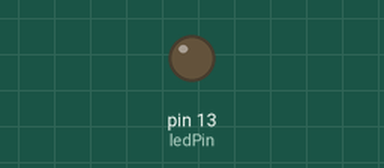
This sketch was run on a simulated Arduino Uno, built with avr-gcc and run on an emulated ATmega328P. On the bench: output pins drawn as LEDs (lit = HIGH). What the sketch prints to the serial monitor is not drawn.

Above: at 0.5 s.
At 3.1 s:
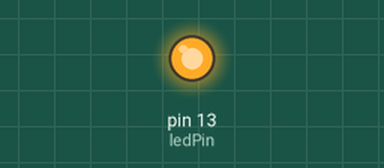
Timing chart, 0 to 4.7 s (numbered marks = the images above):
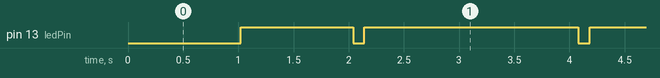

Measured:
- by itself, pin 13 (ledPin): repeats every 2.0 s: LOW 0.10 s, HIGH 1.9 s
- by itself, everything shown: repeats every 30.6 s, in 30 steps

The sketch:

broken_LED_multitasking.ino
```cpp
/*
  This sketch is non-functional. The ledResults() function doesn't work as expectd. Unless the polling time matches the on/off time of the LED, the sketch won't function as expected.
  The shorter polling time of the parent if statement seems to override the time tracking of the chield if statements within it. So even if the LED is meant to stay on for 1 second,
  the class being called to track that is overwritten every polling interval. So the On time matches the poll time. Probably going to run into this issue a lot moving forward. It
  would be best to find a solution sooner rather than later. Afterall, I may not want to display data as fast as it's coming in.

  I think this is due to the fact I pulled out the state monitoring code from the flasher class...then deleted the class. I think moving forward
  for any situation requiring knowing the current state of some activity, it will have to be done in a class specific to that activity. Like how
  the flasher class took care of the led flashing. It required knowing its current state and for how long its been in that state.
*/

#include "dht.h"
#define dht_apin A0
dht DHT;
const int pingPin = 7;  // Trigger Pin of Ultrasonic Sensor
const int echoPin = 6;  // Echo Pin of Ultrasonic Sensor
int ledState = LOW;

///////////////////////////////////Classes stored here///////////////////////////////////
class pollSensor {
  long pollTime;
  unsigned long previousPoll;
public:
  pollSensor(long time) {
    pollTime = time;
    previousPoll = 0;
  }
  bool Update() {
    unsigned long currentTime = millis();
    if (currentTime - previousPoll >= pollTime) {
      Serial.print("Dur: ");
      Serial.println(currentTime - previousPoll);
      previousPoll = currentTime;
      return true;
    } else {
      return false;
    }
  }
};

///////////////////////////////////Inits stored here///////////////////////////////////
pollSensor led1onTime(2000);
pollSensor led1offTime(1000);
pollSensor led1PollDelay(102);
pollSensor sensor1(5000);
pollSensor sensor2PollDelay(100);
pollSensor sensor2ClearTime(2);
pollSensor sensor2BurstTime(10);

///////////////////////////////////Setup and loop stored here///////////////////////////////////
void setup() {
  Serial.begin(9600);
}

void loop() {
  ledResults();
  //tempResults();
  //sonarResults();
}

///////////////////////////////////Functions stored here///////////////////////////////////
void tempResults() {
  if (sensor1.Update() == true) {
    DHT.read11(dht_apin);
    Serial.print("humidity = ");
    Serial.print(DHT.humidity);
    Serial.print("%  ");
    Serial.print("temperature = ");
    Serial.print(DHT.temperature);
    Serial.println("C  ");
  }
}

void sonarResults() {
  if (sensor2PollDelay.Update() == true) {
    long duration;
    long inches;
    long cm;
    pinMode(pingPin, OUTPUT);
    pinMode(echoPin, INPUT);
    digitalWrite(pingPin, LOW);
    if (sensor2ClearTime.Update() == true) {
      digitalWrite(pingPin, HIGH);
    }
    if (sensor2BurstTime.Update() == true) {
      digitalWrite(pingPin, LOW);
    }
    duration = pulseIn(echoPin, HIGH);
    inches = duration / 74 / 2;
    cm = duration / 29 / 2;
    Serial.print(duration);
    Serial.print("ms, ");
    Serial.print(inches);
    Serial.print("in, ");
    Serial.print(cm);
    Serial.print("cm");
    Serial.println();
  }
}

void ledResults() {
  int ledPin = 13;
  pinMode(ledPin, OUTPUT);
  if (led1PollDelay.Update() == true) {
    if ((ledState == HIGH) && (led1onTime.Update() == true)) {
      ledState = LOW;                  // Turn it off
      digitalWrite(ledPin, ledState);  // Update the actual LED
    } else if ((ledState == LOW) && (led1offTime.Update() == true)) {
      ledState = HIGH;                 // turn it on
      digitalWrite(ledPin, ledState);  // Update the actual LED
    }
    Serial.print("LED State ");
    Serial.print(ledState);
    Serial.println(" ");
  }
}
```
